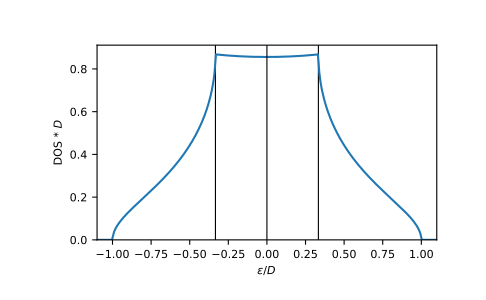

The Python source for this figure:
eps = np.linspace(-1.1, 1.1, num=501)
dos_mp = [gt.lattice.sc.dos_mp(ee, half_bandwidth=1) for ee in eps]
dos_mp = np.array(dos_mp, dtype=np.float64)

import matplotlib.pyplot as plt
_ = plt.axvline(1/3, color="black", linewidth=0.8)
_ = plt.axvline(-1/3, color="black", linewidth=0.8)
_ = plt.plot(eps, dos_mp)
_ = plt.xlabel(r"$\epsilon/D$")
_ = plt.ylabel(r"DOS * $D$")
_ = plt.axvline(0, color="black", linewidth=0.8)
_ = plt.ylim(bottom=0)
_ = plt.xlim(left=eps.min(), right=eps.max())
plt.show()
